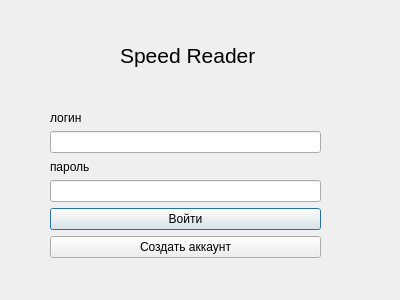
<?xml version="1.0" encoding="UTF-8"?>
<ui version="4.0">
 <class>Dialog_login</class>
 <widget class="QDialog" name="Dialog_login">
  <property name="geometry">
   <rect>
    <x>0</x>
    <y>0</y>
    <width>400</width>
    <height>300</height>
   </rect>
  </property>
  <property name="windowTitle">
   <string>Dialog</string>
  </property>
  <widget class="QLabel" name="label_program_name">
   <property name="geometry">
    <rect>
     <x>120</x>
     <y>30</y>
     <width>171</width>
     <height>51</height>
    </rect>
   </property>
   <property name="font">
    <font>
     <pointsize>16</pointsize>
    </font>
   </property>
   <property name="text">
    <string>Speed Reader</string>
   </property>
  </widget>
  <widget class="QWidget" name="verticalLayoutWidget">
   <property name="geometry">
    <rect>
     <x>50</x>
     <y>110</y>
     <width>271</width>
     <height>148</height>
    </rect>
   </property>
   <layout class="QVBoxLayout" name="verticalLayout">
    <item>
     <widget class="QLabel" name="label_login">
      <property name="text">
       <string>логин</string>
      </property>
     </widget>
    </item>
    <item>
     <widget class="QLineEdit" name="line_login"/>
    </item>
    <item>
     <widget class="QLabel" name="label_password">
      <property name="text">
       <string>пароль</string>
      </property>
     </widget>
    </item>
    <item>
     <widget class="QLineEdit" name="line_password">
      <property name="cursor">
       <cursorShape>IBeamCursor</cursorShape>
      </property>
      <property name="echoMode">
       <enum>QLineEdit::PasswordEchoOnEdit</enum>
      </property>
     </widget>
    </item>
    <item>
     <widget class="QPushButton" name="btn_login">
      <property name="text">
       <string>Войти</string>
      </property>
     </widget>
    </item>
    <item>
     <widget class="QPushButton" name="btn_create_acc">
      <property name="text">
       <string>Создать аккаунт</string>
      </property>
     </widget>
    </item>
   </layout>
  </widget>
  <widget class="QLabel" name="label_alert">
   <property name="geometry">
    <rect>
     <x>50</x>
     <y>270</y>
     <width>221</width>
     <height>16</height>
    </rect>
   </property>
   <property name="text">
    <string/>
   </property>
  </widget>
 </widget>
 <resources/>
 <connections/>
</ui>
